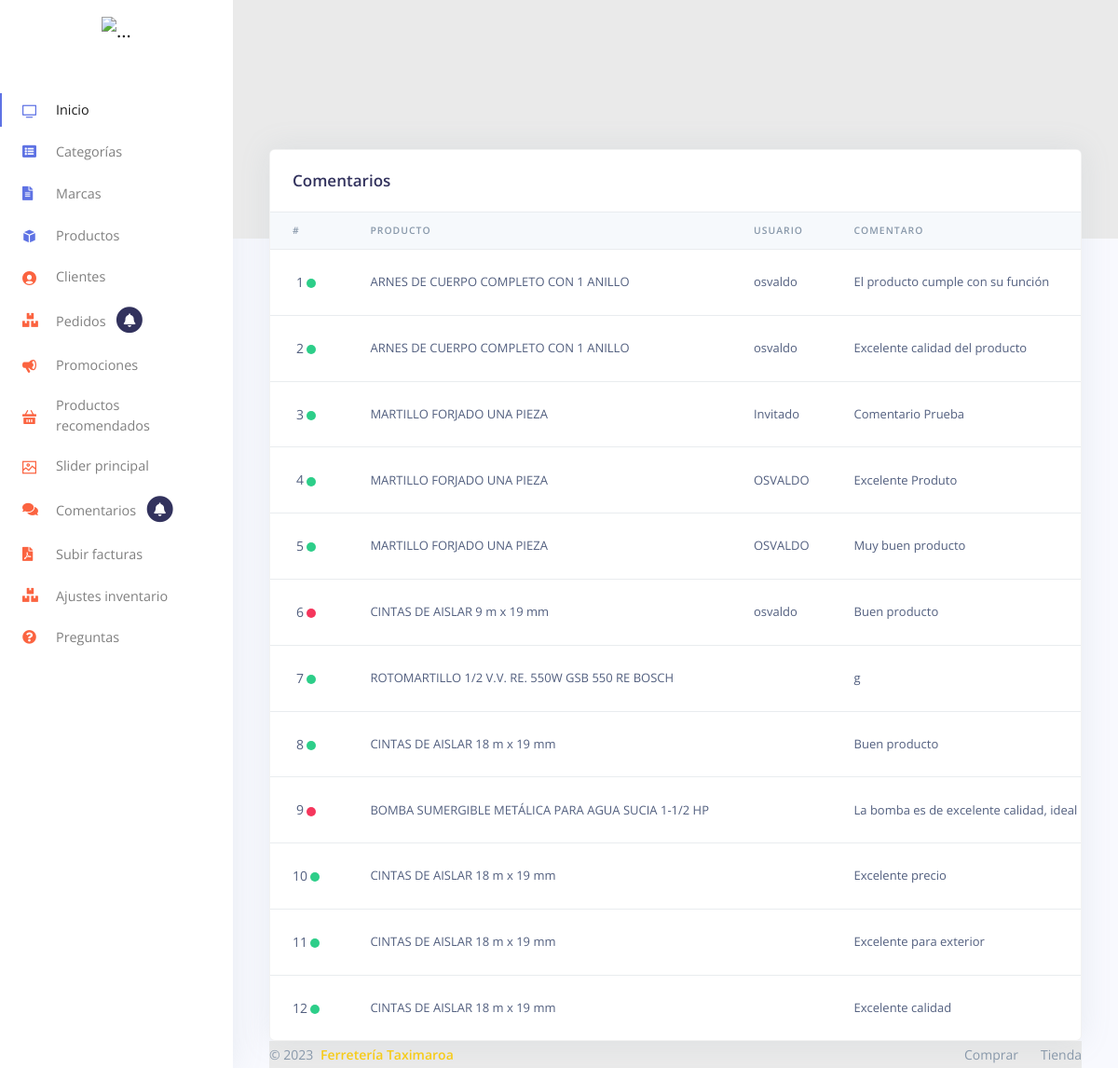
The page /comentarios.php on the database its author committed.
### tables this page shows
CREATE TABLE `comentarios` (
  `id` int(6) NOT NULL,
  `id_productos` int(6) NOT NULL,
  `usuario` varchar(50) NOT NULL,
  `comentario` text NOT NULL,
  `fecha` date NOT NULL,
  `aprobado` int(1) NOT NULL DEFAULT 0,
  `leido` int(1) NOT NULL DEFAULT 0
);

CREATE TABLE `productos` (
  `id` int(10) NOT NULL,
  `activo` int(1) NOT NULL DEFAULT 1,
  `clave_producto` int(10) NOT NULL,
  `nombre` varchar(75) NOT NULL,
  `marca` varchar(75) NOT NULL,
  `categoria` int(5) NOT NULL,
  `submenu` int(2) NOT NULL,
  `descripcion_corta` varchar(250) NOT NULL,
  `descripcion` text NOT NULL,
  `codigo_fabricante` varchar(35) NOT NULL,
  `precio_compra` float(10,2) NOT NULL,
  `precio_venta` float(10,2) NOT NULL,
  `impuesto` float(10,2) NOT NULL,
  `IVA` float(10,2) NOT NULL,
  `existencia` int(10) NOT NULL,
  `clave_unidad` varchar(35) NOT NULL,
  `clave_linea` varchar(35) NOT NULL,
  `clave_marca` varchar(35) NOT NULL,
  `foto1` varchar(120) NOT NULL,
  `foto2` varchar(120) NOT NULL,
  `foto3` varchar(120) NOT NULL,
  `maximo` int(5) NOT NULL,
  `minimo` int(5) NOT NULL,
  `ubicacion_zona` varchar(75) NOT NULL,
  `ubicacion_pasillo` varchar(75) NOT NULL,
  `ubicacion_anaquel` varchar(75) NOT NULL,
  `ubicacion_repisa` varchar(75) NOT NULL,
  `descuento` float(10,2) NOT NULL DEFAULT 0.00,
  `producto_inactivo` varchar(10) NOT NULL,
  `valorcfdi` varchar(35) NOT NULL,
  `ancho` float(10,2) NOT NULL,
  `alto` float(10,2) NOT NULL,
  `largo` float(10,2) NOT NULL,
  `peso` float(10,2) NOT NULL,
  `persCalificaron` int(8) NOT NULL,
  `calificacion` int(8) NOT NULL,
  `tipo_envio` varchar(25) NOT NULL
);

### comentarios.php (the view, shortened to what this page needs)
<!DOCTYPE html>
<html lang="es">
<head>
  <link href="assets/js/plugins/nucleo/css/nucleo.css" rel="stylesheet" />
  <link rel="stylesheet" href="https://cdnjs.cloudflare.com/ajax/libs/font-awesome/5.15.1/css/all.min.css">
  <link href="assets/css/argon-dashboard.css?v=1.1.0" rel="stylesheet" />
  <link rel="stylesheet" href="assets/css/general.css">
  <link rel="stylesheet" href="https://cdnjs.cloudflare.com/ajax/libs/limonte-sweetalert2/6.6.5/sweetalert2.css">
</head>
<body class="">
<?php require_once "menu/izquierdo.php" ?>
  <div class="main-content">
   <?php
          require_once "db.php";
   $comentarios = $con->query("SELECT c.*, p.nombre FROM comentarios c INNER JOIN productos p ON c.id_productos=p.id ORDER BY id DESC");
 ?>
    <div class="header bg-gradient-primary pb-8 pt-5 pt-md-8">
    </div>
    <div class="container-fluid mt--7">
      <div class="row">
        <div class="col">
          <div class="card shadow">
            <div class="card-header border-0">
              <h3 class="mb-0">Comentarios</h3>
            </div>
            <div class="table-responsive">
              <table class="table align-items-center table-flush">
                <thead class="thead-light">
                  <tr>
                    <th scope="col">#</th>
                    <th scope="col">Producto</th>
                    <th scope="col">Usuario</th>
                    <th scope="col">Comentaro</th>
                  </tr>
                </thead>
                <tbody>
                  <?php
                  $x=1;
                   while($rowcomentarios = $comentarios->fetch_object()){ ?>
                  <tr>
                     <td class="text-center">
                          <span class="mb-0 text-sm"><?php echo $x ?></span>
                      <?php if ($rowcomentarios->aprobado==1) {
                        $estado = "success";
                      }else{
                        $estado="danger";
                      } ?>
                      <span class="badge badge-lg badge-dot"><i class="bg-<?php echo $estado ?>"></i></span>
                    </td>
                    <td>
                     <?php echo $rowcomentarios->nombre ?>
                    </td>
                    <td>
                     <?php echo $rowcomentarios->usuario ?>
                    </td>
                    <td>
                     <?php echo $rowcomentarios->comentario ?>
                    </td>
                  </tr>
                <?php
                $x=$x+1; } ?>
                </tbody>
              </table>
            </div>
          </div>
        </div>
      </div>
      <?php require_once "footer.php" ?>
    </div>
  </div>
</body>
</html>

### rows shown on the page
comentarios: aprobado 1 (drawn), id_productos.nombre "ARNES DE CUERPO COMPLETO CON 1 ANILLO", usuario "osvaldo", comentario "El producto cumple con su función"
comentarios: aprobado 1 (drawn), id_productos.nombre "ARNES DE CUERPO COMPLETO CON 1 ANILLO", usuario "osvaldo", comentario "Excelente calidad del producto"
comentarios: aprobado 1 (drawn), id_productos.nombre "MARTILLO FORJADO UNA PIEZA", usuario "Invitado", comentario "Comentario Prueba"
comentarios: aprobado 1 (drawn), id_productos.nombre "MARTILLO FORJADO UNA PIEZA", usuario "OSVALDO", comentario "Excelente Produto"
comentarios: aprobado 1 (drawn), id_productos.nombre "MARTILLO FORJADO UNA PIEZA", usuario "OSVALDO", comentario "Muy buen producto"
comentarios: aprobado 0 (drawn), id_productos.nombre "CINTAS DE AISLAR 9 m x 19 mm", usuario "osvaldo", comentario "Buen producto"
comentarios: aprobado 1 (drawn), id_productos.nombre "ROTOMARTILLO 1/2 V.V. RE. 550W GSB 550 RE BOSCH", comentario "g"
comentarios: aprobado 1 (drawn), id_productos.nombre "CINTAS DE AISLAR 18 m x 19 mm", comentario "Buen producto"
comentarios: aprobado 0 (drawn), id_productos.nombre "BOMBA SUMERGIBLE METÁLICA PARA AGUA SUCIA 1-1/2 HP", comentario "La bomba es de excelente calidad, ideal…"
comentarios: aprobado 1 (drawn), id_productos.nombre "CINTAS DE AISLAR 18 m x 19 mm", comentario "Excelente precio"
comentarios: aprobado 1 (drawn), id_productos.nombre "CINTAS DE AISLAR 18 m x 19 mm", comentario "Excelente para exterior"
comentarios: aprobado 1 (drawn), id_productos.nombre "CINTAS DE AISLAR 18 m x 19 mm", comentario "Excelente calidad"
